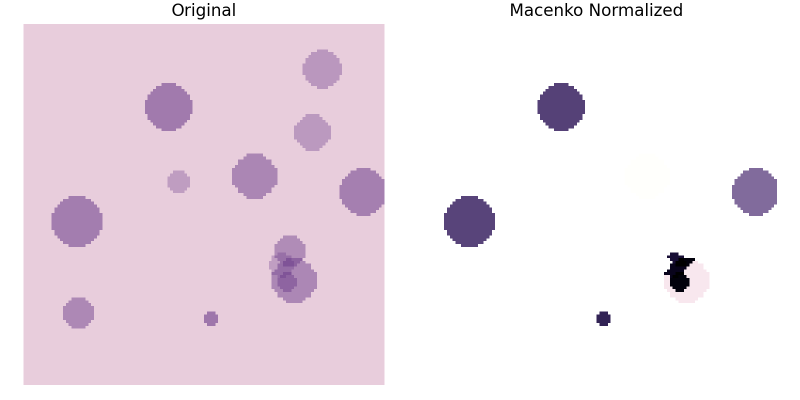
#> input picture results/figures/stain_normalization_macenko.png, 1600 x 800 px (shown at 1/2 size)
$ python run_tile_pipeline.py --image-dir ../results/figures
#> lines starting #> are read from the running program, lines starting #| are printed output that depends on the picture
### src/pathology/pipeline.py
from pathlib import Path

import matplotlib.pyplot as plt
import numpy as np
import pandas as pd
from PIL import Image

from src.pathology.deep_features import deep_features_dataframe
from src.pathology.features import features_dataframe
from src.pathology.reduction import embedding_dataframe, umap_or_pca
from src.pathology.stain_normalization import macenko_normalize


def load_images(image_paths, limit=None):
    selected = list(image_paths)[:limit]
    images = [Image.open(path).convert("RGB") for path in selected]
    ids = [Path(path).stem for path in selected]
    return images, ids


def save_stain_example(original, normalized, output_path):
    fig, axes = plt.subplots(1, 2, figsize=(8, 4))
    axes[0].imshow(original)
    axes[0].set_title("Original")
    axes[0].axis("off")
    axes[1].imshow(normalized)
    axes[1].set_title("Macenko Normalized")
    axes[1].axis("off")
    fig.tight_layout()
    fig.savefig(output_path, dpi=200)
    plt.close(fig)


# [16 lines left out: function save_embedding_plot, not called in this run]


def run_tile_analysis_pipeline(images, image_ids=None, output_dir="results", labels=None):
    output_dir = Path(output_dir)
    for folder in ["figures", "tables", "embeddings", "reports"]:
        (output_dir / folder).mkdir(parents=True, exist_ok=True)

    image_ids = image_ids or [f"tile_{idx:04d}" for idx in range(len(images))]
    normalized_images = [macenko_normalize(image) for image in images]
    if normalized_images:
        save_stain_example(images[0], normalized_images[0], output_dir / "figures" / "stain_normalization_macenko.png")

    handcrafted = features_dataframe(normalized_images, image_ids=image_ids)
    handcrafted.to_csv(output_dir / "tables" / "haralick_color_features.csv", index=False)

    deep_df, deep_embeddings = deep_features_dataframe(normalized_images, image_ids=image_ids)
    deep_df.to_csv(output_dir / "embeddings" / "deep_tile_embeddings.csv", index=False)

    reduced, method = umap_or_pca(deep_embeddings, n_components=2)
    reduced_df = embedding_dataframe(reduced, ids=image_ids, prefix="umap" if method == "umap" else "pca")
    reduced_df.to_csv(output_dir / "embeddings" / "tile_embedding_2d.csv", index=False)
    save_embedding_plot(reduced, output_dir / "figures" / "umap_tile_embeddings.png", labels=labels)

    summary = pd.DataFrame(
        [
            {
                "n_tiles": len(images),
                "n_handcrafted_features": handcrafted.shape[1] - 1,
                "n_deep_features": deep_embeddings.shape[1] if len(images) else 0,
                "dimensionality_reduction": method,
            }
        ]
    )
    summary.to_csv(output_dir / "reports" / "combined_pipeline_summary.csv", index=False)
    return {
        "normalized_images": normalized_images,
        "handcrafted_features": handcrafted,
        "deep_embeddings": deep_df,
        "embedding_2d": reduced_df,
        "summary": summary,
    }

### src/pathology/stain_normalization.py
import numpy as np
from PIL import Image


HE_REF = np.array([[0.5626, 0.2159], [0.7201, 0.8012], [0.4062, 0.5581]], dtype=np.float32)
MAX_CONC_REF = np.array([1.9705, 1.0308], dtype=np.float32)


# [7 lines left out: function reinhard_normalize, not called in this run]


def rgb_to_od(rgb, light_intensity=255.0, beta=0.15):
    rgb = np.asarray(rgb).astype(np.float32)
    rgb = np.maximum(rgb, 1.0)
    optical_density = -np.log(rgb / light_intensity)
    return optical_density[~np.any(optical_density < beta, axis=1)]


def estimate_stain_matrix_macenko(image, alpha=1.0, beta=0.15):
    rgb = np.asarray(image.convert("RGB")).reshape((-1, 3))
    optical_density = rgb_to_od(rgb, beta=beta)
    if len(optical_density) < 10:
        return HE_REF.copy()
    _, _, vt = np.linalg.svd(optical_density, full_matrices=False)
    plane = optical_density @ vt[:2].T
    angles = np.arctan2(plane[:, 1], plane[:, 0])
    min_angle, max_angle = np.percentile(angles, [alpha, 100 - alpha])
    stains = np.array(
        [
            vt[:2].T @ np.array([np.cos(min_angle), np.sin(min_angle)]),
            vt[:2].T @ np.array([np.cos(max_angle), np.sin(max_angle)]),
        ]
    ).T
    stains = stains / np.maximum(np.linalg.norm(stains, axis=0, keepdims=True), 1e-8)
    if stains[0, 0] < stains[0, 1]:
        stains = stains[:, [1, 0]]
    return stains.astype(np.float32)


def macenko_normalize(image, target_stain_matrix=HE_REF, target_max_concentration=MAX_CONC_REF, alpha=1.0, beta=0.15):
    rgb = np.asarray(image.convert("RGB")).astype(np.float32)
    flat_rgb = rgb.reshape((-1, 3))
    source_stain_matrix = estimate_stain_matrix_macenko(image, alpha=alpha, beta=beta)
    optical_density = -np.log(np.maximum(flat_rgb, 1.0) / 255.0)
    concentrations, *_ = np.linalg.lstsq(source_stain_matrix, optical_density.T, rcond=None)
    source_max = np.percentile(concentrations, 99, axis=1)
    concentrations *= (np.asarray(target_max_concentration) / np.maximum(source_max, 1e-8))[:, None]
    normalized_od = target_stain_matrix @ concentrations
    normalized_rgb = 255.0 * np.exp(-normalized_od.T)
    normalized_rgb = normalized_rgb.reshape(rgb.shape)
    return Image.fromarray(np.clip(normalized_rgb, 0, 255).astype(np.uint8))

### src/pathology/features.py
import numpy as np
import pandas as pd
from PIL import Image


def rgb_array(image):
    return np.asarray(image.convert("RGB"), dtype=np.uint8)


def grayscale_array(image):
    rgb = rgb_array(image).astype(np.float32)
    return np.clip(0.299 * rgb[..., 0] + 0.587 * rgb[..., 1] + 0.114 * rgb[..., 2], 0, 255).astype(np.uint8)


def color_histogram_features(image, bins=16):
    rgb = rgb_array(image)
    features = {}
    for channel_index, channel_name in enumerate(["red", "green", "blue"]):
        hist, _ = np.histogram(rgb[..., channel_index], bins=bins, range=(0, 256), density=True)
        for bin_index, value in enumerate(hist):
            features[f"color_hist_{channel_name}_{bin_index:02d}"] = float(value)
        channel = rgb[..., channel_index].astype(np.float32)
        features[f"{channel_name}_mean"] = float(channel.mean())
        features[f"{channel_name}_std"] = float(channel.std())
    return features


def gray_level_cooccurrence(gray, levels=32, distance=1, angle=(0, 1)):
    gray = (gray.astype(np.float32) / 256.0 * levels).astype(np.int32).clip(0, levels - 1)
    dy, dx = angle
    if dy >= 0:
        rows_a = slice(0, gray.shape[0] - dy)
        rows_b = slice(dy, gray.shape[0])
    else:
        rows_a = slice(-dy, gray.shape[0])
        rows_b = slice(0, gray.shape[0] + dy)
    if dx >= 0:
        cols_a = slice(0, gray.shape[1] - dx)
        cols_b = slice(dx, gray.shape[1])
    else:
        cols_a = slice(-dx, gray.shape[1])
        cols_b = slice(0, gray.shape[1] + dx)
    first = gray[rows_a, cols_a].ravel()
    second = gray[rows_b, cols_b].ravel()
    matrix = np.zeros((levels, levels), dtype=np.float64)
    np.add.at(matrix, (first, second), 1)
    matrix += matrix.T
    total = matrix.sum()
    return matrix / total if total > 0 else matrix


def haralick_features(image, levels=32):
    gray = grayscale_array(image)
    angles = [(0, 1), (1, 0), (1, 1), (1, -1)]
    values = []
    i, j = np.indices((levels, levels))
    for angle in angles:
        p = gray_level_cooccurrence(gray, levels=levels, angle=angle)
        contrast = np.sum(((i - j) ** 2) * p)
        dissimilarity = np.sum(np.abs(i - j) * p)
        homogeneity = np.sum(p / (1.0 + (i - j) ** 2))
        energy = np.sqrt(np.sum(p**2))
        asm = np.sum(p**2)
        mean_i = np.sum(i * p)
        mean_j = np.sum(j * p)
        std_i = np.sqrt(np.sum(((i - mean_i) ** 2) * p))
        std_j = np.sqrt(np.sum(((j - mean_j) ** 2) * p))
        correlation = np.sum((i - mean_i) * (j - mean_j) * p) / max(std_i * std_j, 1e-8)
        entropy = -np.sum(p[p > 0] * np.log2(p[p > 0]))
        values.append([contrast, dissimilarity, homogeneity, energy, asm, correlation, entropy])
    names = ["contrast", "dissimilarity", "homogeneity", "energy", "asm", "correlation", "entropy"]
    array = np.asarray(values)
    features = {}
    for index, name in enumerate(names):
        features[f"haralick_{name}_mean"] = float(array[:, index].mean())
        features[f"haralick_{name}_std"] = float(array[:, index].std())
    return features


def extract_handcrafted_features(image, bins=16, levels=32):
    features = {}
    features.update(color_histogram_features(image, bins=bins))
    features.update(haralick_features(image, levels=levels))
    return features


def features_dataframe(images, image_ids=None, bins=16, levels=32):
    rows = []
    image_ids = image_ids or [f"tile_{idx:04d}" for idx in range(len(images))]
    for image_id, image in zip(image_ids, images):
        row = {"image_id": image_id}
        row.update(extract_handcrafted_features(image, bins=bins, levels=levels))
        rows.append(row)
    return pd.DataFrame(rows)

### script/run_tile_pipeline.py
import argparse
import sys
from pathlib import Path

sys.path.append(str(Path(__file__).resolve().parents[1]))

import numpy as np
from PIL import Image, ImageDraw

from src.pathology.pipeline import load_images, run_tile_analysis_pipeline


def make_synthetic_tiles(n_tiles=24, size=128, seed=42):
    rng = np.random.default_rng(seed)
    images = []
    labels = []
    for idx in range(n_tiles):
        base = np.full((size, size, 3), [232, 205, 220], dtype=np.uint8)
        label = int(idx >= n_tiles // 2)
        n_blobs = rng.integers(12, 28) + label * 8
        image = Image.fromarray(base)
        draw = ImageDraw.Draw(image, "RGBA")
        for _ in range(n_blobs):
            x = int(rng.integers(0, size - 12))
            y = int(rng.integers(0, size - 12))
            radius = int(rng.integers(4, 18))
            color = (95 + label * 35, 45, 130 + label * 20, int(rng.integers(70, 150)))
            draw.ellipse((x, y, x + radius, y + radius), fill=color)
        images.append(image.convert("RGB"))
        labels.append(label)
    ids = [f"synthetic_tile_{idx:03d}" for idx in range(n_tiles)]
    return images, ids, labels


def main():
    parser = argparse.ArgumentParser(description="Run Macenko + Haralick/color + deep features + UMAP/PCA pipeline.")
    parser.add_argument("--image-dir", help="Optional directory of tile images.")
    parser.add_argument("--output-dir", default="results")
    parser.add_argument("--limit", type=int, default=64)
    parser.add_argument("--synthetic", action="store_true")
    args = parser.parse_args()

    if args.image_dir and not args.synthetic:
        paths = []
        for pattern in ["*.png", "*.jpg", "*.jpeg", "*.tif", "*.tiff"]:
            paths.extend(Path(args.image_dir).glob(pattern))
        images, image_ids = load_images(sorted(paths), limit=args.limit)
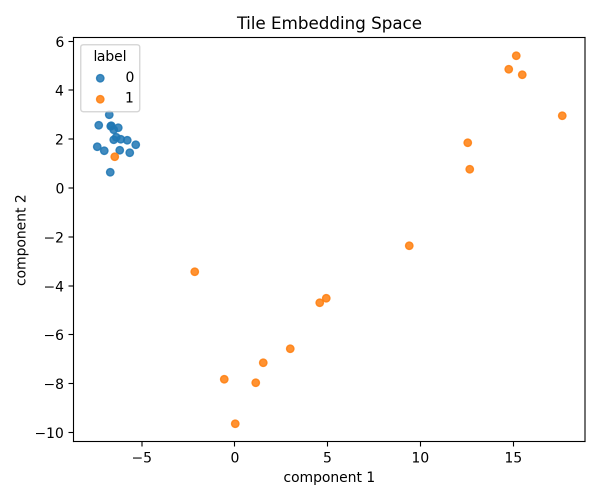
#> input picture results/figures/umap_tile_embeddings.png, 1200 x 1000 px (shown at 1/2 size)
#> in load_images, `images = [Image.open(path).convert("RGB") for path in selected]`: images = 2 items
#> images = 2 items; image_ids = ['stain_normalization_macenko', 'umap_tile_embeddings']
        labels = None
    else:
        images, image_ids, labels = make_synthetic_tiles(n_tiles=min(args.limit, 32))

    outputs = run_tile_analysis_pipeline(images, image_ids=image_ids, labels=labels, output_dir=args.output_dir)
#> in run_tile_analysis_pipeline, `normalized_images = [macenko_normalize(image) for image in images]`: normalized_images = 2 items
#> in save_stain_example, `fig.savefig(output_path, dpi=200)`:
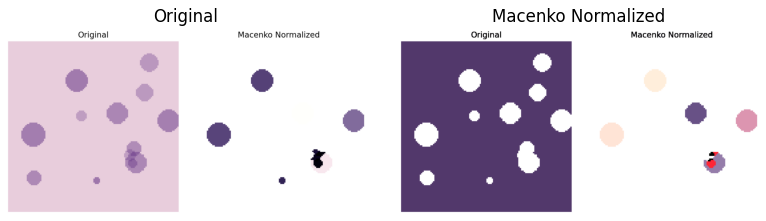
#> figure drawn by matplotlib, 2 panels
#> the loop in features_dataframe, `for image_id, image in zip(image_ids, images):` made 2 passes
#> image_id on passes 1 to 2: 'stain_normalization_macenko', 'umap_tile_embeddings'
#> pass 1, in color_histogram_features, `rgb = rgb_array(image)`:
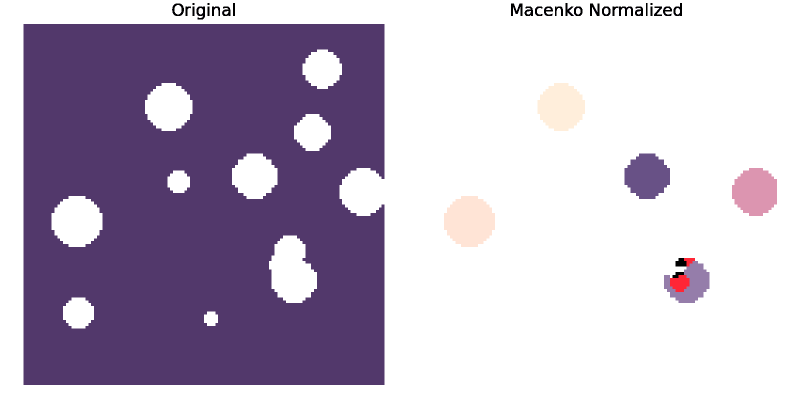
#> rgb: shape (800, 1600, 3) (shown at 1/2 size); mean R, G, B 189.3, 178.7, 197.8
#> pass 1, in haralick_features, `gray = grayscale_array(image)`:
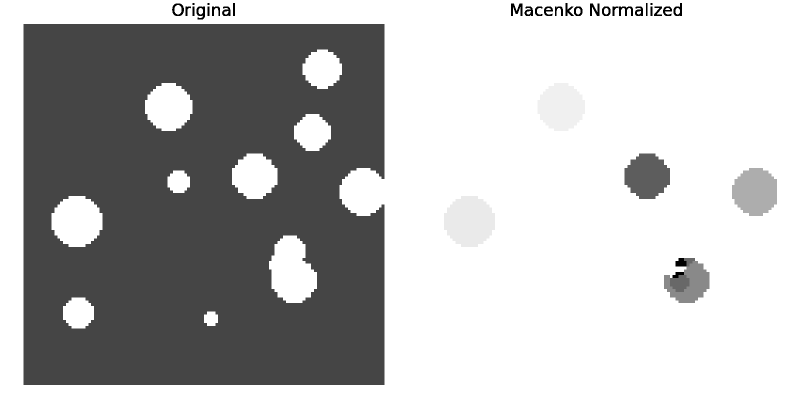
#> gray: shape (800, 1600) (shown at 1/2 size); min 0, max 255, mean 183.8
#> pass 1, in gray_level_cooccurrence, `gray = (gray.astype(np.float32) / 256.0 * levels).astype(np.int32).cli..`:
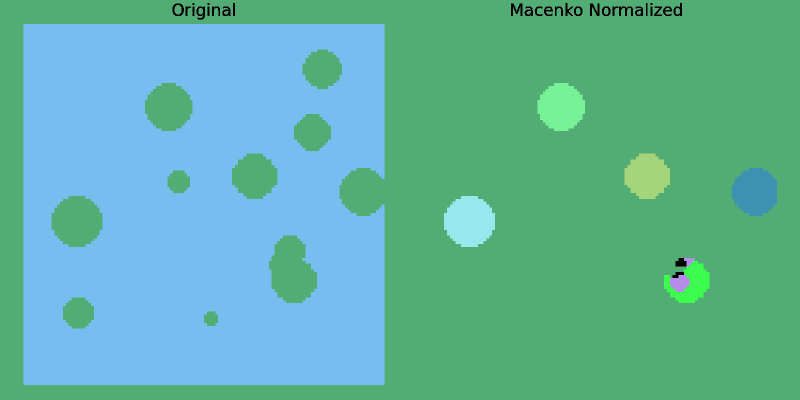
#> gray: shape (800, 1600) int32 (shown at 1/2 size); 23 distinct labels, from 0 to 31; one colour per label, 0 black
#> in run_tile_analysis_pipeline, `handcrafted = features_dataframe(normalized_images, image_ids=image_ids)`: handcrafted = table of 2 rows and 69 columns
    print(outputs["summary"].to_string(index=False))


if __name__ == "__main__":
#> (the run stopped early here; a loop or call above may not have finished)
